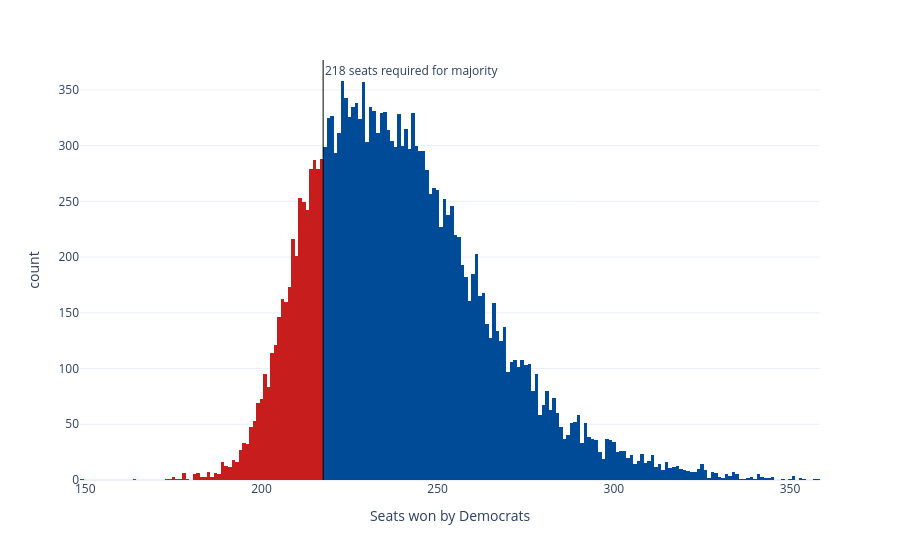

This figure's notebook cell:
### Code cell
sims_hist = px.histogram(seat_sims, x='seats', nbins=np.unique(seat_sims['seats']).shape[0]*2, color='winner',
                         color_discrete_map={'Democrats': '#004b97', 'Republicans': '#c71e1d'},
                         labels={'seats':'Seats won by Democrats', 'winner': 'Winner'}, template='plotly_white')
sims_hist.update_traces(showlegend=False)
sims_hist.add_vline(x=217.5, line_width=1, line_color='black', annotation_text='218 seats required for majority', 
                    annotation_position='top right')
sims_hist

### Figure 1 — Plotly figure (JSON) as saved in the notebook; plotly's stock layout.template omitted (floating-point values rounded to 4 significant figures; data arrays with more than 128 entries replaced by an {"elided": "..."} marker saying what was removed)
{"data": [{"bingroup": "x", "hovertemplate": "Winner=Republicans<br>Seats won by Democrats=%{x}<br>count=%{y}<extra></extra>", "legendgroup": "Republicans", "marker": {"color": "#c71e1d", "pattern": {"shape": ""}}, "name": "Republicans", "nbinsx": 362, "orientation": "v", "showlegend": false, "type": "histogram", "x": {"elided": "3812 int values"}, "xaxis": "x", "yaxis": "y"}, {"bingroup": "x", "hovertemplate": "Winner=Democrats<br>Seats won by Democrats=%{x}<br>count=%{y}<extra></extra>", "legendgroup": "Democrats", "marker": {"color": "#004b97", "pattern": {"shape": ""}}, "name": "Democrats", "nbinsx": 362, "orientation": "v", "showlegend": false, "type": "histogram", "x": {"elided": "16188 int values"}, "xaxis": "x", "yaxis": "y"}], "layout": {"annotations": [{"showarrow": false, "text": "218 seats required for majority", "x": 217.5, "xanchor": "left", "xref": "x", "y": 1, "yanchor": "top", "yref": "y domain"}], "barmode": "relative", "legend": {"title": {"text": "Winner"}, "tracegroupgap": 0}, "margin": {"t": 60}, "shapes": [{"line": {"color": "black", "width": 1}, "type": "line", "x0": 217.5, "x1": 217.5, "xref": "x", "y0": 0, "y1": 1, "yref": "y domain"}], "xaxis": {"anchor": "y", "domain": [0, 1], "title": {"text": "Seats won by Democrats"}}, "yaxis": {"anchor": "x", "domain": [0, 1], "title": {"text": "count"}}}}
